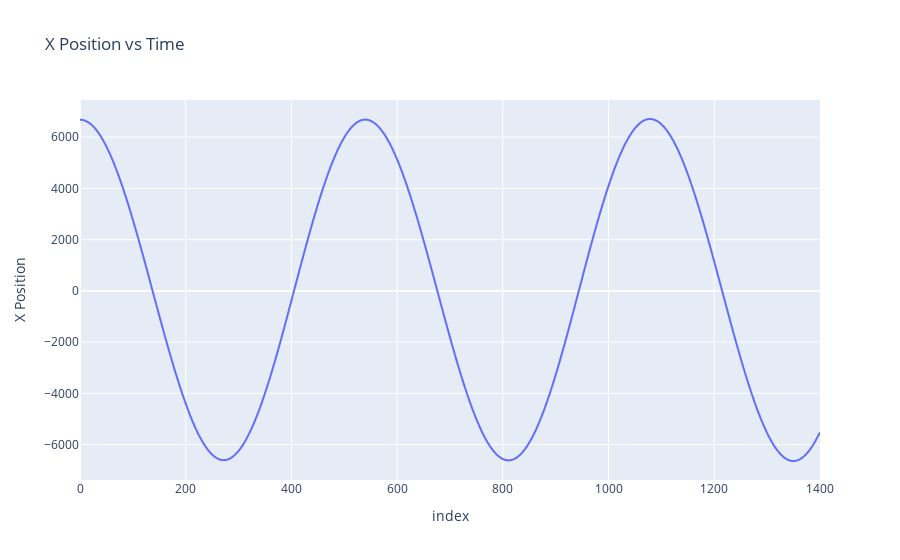
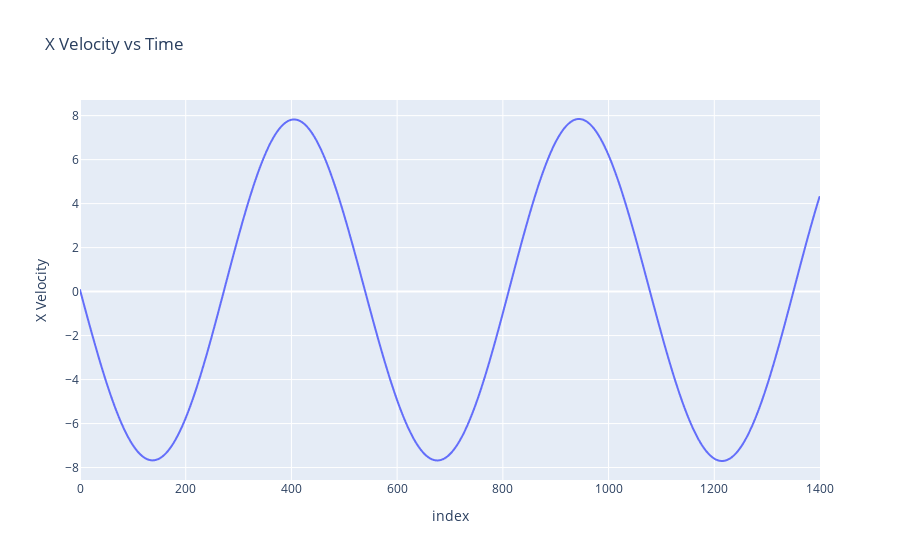
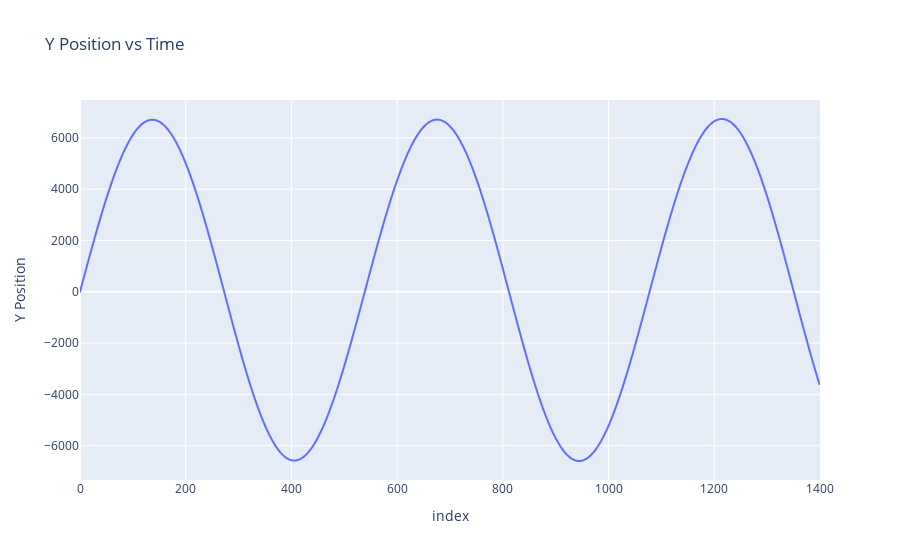
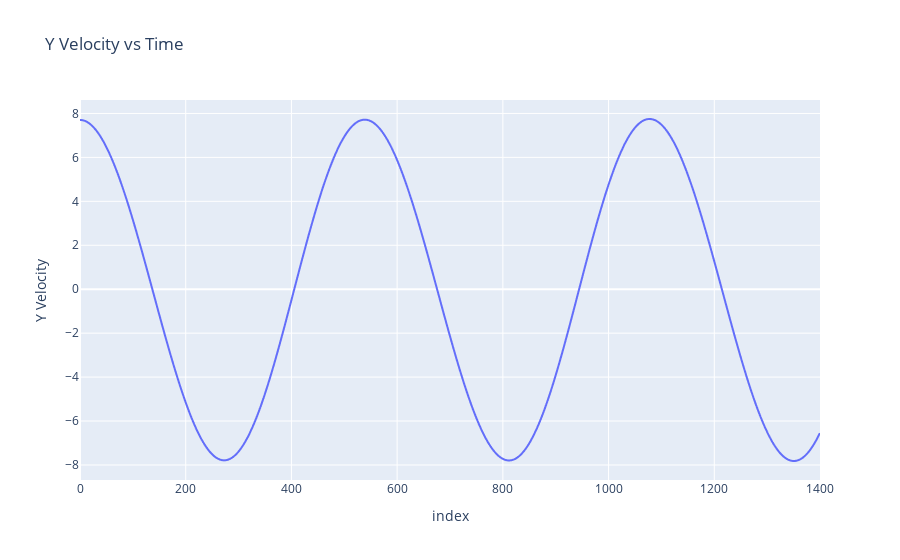

The notebook cell these images were saved under, in order:
### Code cell
import plotly.express as px

# Create figure with secondary y-axis
fig = px.line(X_array, y="X Position", title="X Position vs Time", range_x=[0,1400])
fig.show()

fig = px.line(Xd_array, y="X Velocity", title="X Velocity vs Time", range_x=[0,1400])
fig.show()

fig = px.line(Y_array, y="Y Position", title="Y Position vs Time", range_x=[0,1400])
fig.show()

fig = px.line(Yd_array, y="Y Velocity", title="Y Velocity vs Time", range_x=[0,1400])
fig.show()

fig = px.line(rho_array, y=["rho 1", "rho 2", "rho 3", "rho 4", "rho 5", "rho 6", "rho 7", "rho 8", "rho 9", "rho 10", "rho 11", "rho 12"], title="rho vs Time", range_x=[0,1400])
fig.show()

fig = px.line(rhod_array, y=["rhod 1", "rhod 2", "rhod 3", "rhod 4", "rhod 5", "rhod 6", "rhod 7", "rhod 8", "rhod 9", "rhod 10", "rhod 11", "rhod 12"], title="rhod vs Time", range_x=[0,1400])
fig.show()

fig = px.line(phi_array, y=["phi 1", "phi 2", "phi 3", "phi 4", "phi 5", "phi 6", "phi 7", "phi 8", "phi 9", "phi 10", "phi 11", "phi 12"], title="phi vs Time", range_x=[0,1400])
fig.show()

### Figure 1 — Plotly figure (JSON) as saved in the notebook; plotly's stock layout.template omitted (floating-point values rounded to 4 significant figures; data arrays with more than 128 entries replaced by an {"elided": "..."} marker saying what was removed)
{"data": [{"hovertemplate": "index=%{x}<br>X Position=%{y}<extra></extra>", "legendgroup": "", "line": {"color": "#636efa", "dash": "solid"}, "marker": {"symbol": "circle"}, "mode": "lines", "name": "", "showlegend": false, "type": "scattergl", "x": {"elided": "1400 int values"}, "xaxis": "x", "y": {"elided": "1400 float values"}, "yaxis": "y"}], "layout": {"legend": {"tracegroupgap": 0}, "title": {"text": "X Position vs Time"}, "xaxis": {"anchor": "y", "domain": [0, 1], "range": [0, 1400], "title": {"text": "index"}}, "yaxis": {"anchor": "x", "domain": [0, 1], "title": {"text": "X Position"}}}}

### Figure 2 — Plotly figure (JSON) as saved in the notebook; plotly's stock layout.template omitted (floating-point values rounded to 4 significant figures; data arrays with more than 128 entries replaced by an {"elided": "..."} marker saying what was removed)
{"data": [{"hovertemplate": "index=%{x}<br>X Velocity=%{y}<extra></extra>", "legendgroup": "", "line": {"color": "#636efa", "dash": "solid"}, "marker": {"symbol": "circle"}, "mode": "lines", "name": "", "showlegend": false, "type": "scattergl", "x": {"elided": "1400 int values"}, "xaxis": "x", "y": {"elided": "1400 float values"}, "yaxis": "y"}], "layout": {"legend": {"tracegroupgap": 0}, "title": {"text": "X Velocity vs Time"}, "xaxis": {"anchor": "y", "domain": [0, 1], "range": [0, 1400], "title": {"text": "index"}}, "yaxis": {"anchor": "x", "domain": [0, 1], "title": {"text": "X Velocity"}}}}

### Figure 3 — Plotly figure (JSON) as saved in the notebook; plotly's stock layout.template omitted (floating-point values rounded to 4 significant figures; data arrays with more than 128 entries replaced by an {"elided": "..."} marker saying what was removed)
{"data": [{"hovertemplate": "index=%{x}<br>Y Position=%{y}<extra></extra>", "legendgroup": "", "line": {"color": "#636efa", "dash": "solid"}, "marker": {"symbol": "circle"}, "mode": "lines", "name": "", "showlegend": false, "type": "scattergl", "x": {"elided": "1400 int values"}, "xaxis": "x", "y": {"elided": "1400 float values"}, "yaxis": "y"}], "layout": {"legend": {"tracegroupgap": 0}, "title": {"text": "Y Position vs Time"}, "xaxis": {"anchor": "y", "domain": [0, 1], "range": [0, 1400], "title": {"text": "index"}}, "yaxis": {"anchor": "x", "domain": [0, 1], "title": {"text": "Y Position"}}}}

### Figure 4 — Plotly figure (JSON) as saved in the notebook; plotly's stock layout.template omitted (floating-point values rounded to 4 significant figures; data arrays with more than 128 entries replaced by an {"elided": "..."} marker saying what was removed)
{"data": [{"hovertemplate": "index=%{x}<br>Y Velocity=%{y}<extra></extra>", "legendgroup": "", "line": {"color": "#636efa", "dash": "solid"}, "marker": {"symbol": "circle"}, "mode": "lines", "name": "", "showlegend": false, "type": "scattergl", "x": {"elided": "1400 int values"}, "xaxis": "x", "y": {"elided": "1400 float values"}, "yaxis": "y"}], "layout": {"legend": {"tracegroupgap": 0}, "title": {"text": "Y Velocity vs Time"}, "xaxis": {"anchor": "y", "domain": [0, 1], "range": [0, 1400], "title": {"text": "index"}}, "yaxis": {"anchor": "x", "domain": [0, 1], "title": {"text": "Y Velocity"}}}}
